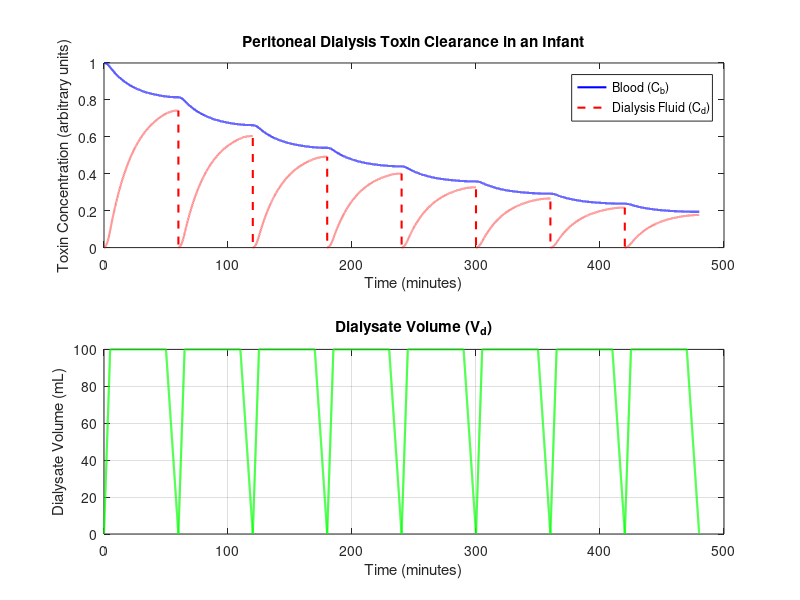

Recreate this plot in MATLAB.
% Realistic Parameters for Infant
blood_vol = 80; % ml/kg
dialysate_vol = 20; % ml/kg
infant_weight = 5; % kg

V_b_max = blood_vol * infant_weight;             % Blood volume in mL
V_d_max = dialysate_vol * infant_weight;         % Dialysis fluid volume in mL
k = 0.01;                                        % Diffusion rate constant (mL/min)
C_b0 = 1;                                      % Initial blood toxin concentration (arbitrary units)
num_cycles = 8;                                 % Number of dialysis cycles
fill_duration = 5;                               % Fill phase duration (minutes)
dwell_duration = 45;                             % Dwell phase duration (minutes)
drain_duration = 10;                             % Drain phase duration (minutes)

% Time settings
dt = 0.01;                                        % Time step (minutes)
total_time = (fill_duration + dwell_duration + drain_duration) * num_cycles;
time = 0:dt:total_time;                          % Total time vector

% Initialize concentrations and dialysate volume
C_b = [];                                        % Blood concentration over time
C_d = [];                                        % Dialysis fluid concentration over time
V_d = [];                                        % Dialysate volume over time

% Initial conditions
C_b_current = C_b0;                              % Initial blood toxin concentration
C_d_current = 0;                                 % Initial dialysis fluid toxin concentration
V_d_current = 0;                                 % Initial dialysate volume (at 0)

% Concentration update function
update_concentration = @(C_b_current, C_d_current, V_d_current, V_d_max) ...
    deal( ...
        C_b_current - k * (V_d_current / V_d_max) * (C_b_current - C_d_current) * dt, ...
        C_d_current + (V_b_max / V_d_max) * k * (C_b_current - C_d_current) * (V_d_current / V_d_max) * dt ...
    );

% Simulation loop for each cycle
for cycle = 1:num_cycles
    % Fill phase
    for t = 0:dt:fill_duration
        [C_b_current, C_d_current] = update_concentration(C_b_current, C_d_current, V_d_current, V_d_max);
        C_b = [C_b, C_b_current];
        C_d = [C_d, C_d_current];
        V_d_current = min(V_d_max, V_d_current + (V_d_max / fill_duration) * dt);  % Increment until max volume
        V_d = [V_d, V_d_current];  % Store dialysate volume
    end
    
    % Dwell phase (Dialysate volume stays constant)
    for t = 0:dt:dwell_duration
        [C_b_current, C_d_current] = update_concentration(C_b_current, C_d_current, V_d_current, V_d_max);
        C_b = [C_b, C_b_current];
        C_d = [C_d, C_d_current];
        V_d = [V_d, V_d_current];  % Dialysate volume constant
    end
    
    % Drain phase (Dialysate volume decreases)
    for t = 0:dt:drain_duration
        [C_b_current, C_d_current] = update_concentration(C_b_current, C_d_current, V_d_current, V_d_max);
        C_b = [C_b, C_b_current];
        C_d = [C_d, C_d_current];
        V_d_current = max(0.01, V_d_current - (V_d_max / drain_duration) * dt);  % Decrease dialysate volume
        V_d = [V_d, V_d_current];  % Store dialysate volume
    end
    
    % Reset dialysis fluid concentration for next cycle
    C_d_current = 0;
end

% Generate a new time vector matching the size of C_b, C_d, and V_d_current
time_b = linspace(0, total_time, length(C_b)); % Ensure time matches C_b's length
time_d = linspace(0, total_time, length(V_d)); % Ensure time matches V_d's length

% Plotting the results
figure;

% Blood concentration plot
subplot(2,1,1);
plot(time_b, C_b, 'b', 'LineWidth', 1.5); hold on;
plot(time_b, C_d, 'r--', 'LineWidth', 1.5);
xlabel('Time (minutes)');
ylabel('Toxin Concentration (arbitrary units)');
legend('Blood (C_b)', 'Dialysis Fluid (C_d)');
title('Peritoneal Dialysis Toxin Clearance in an Infant');

% Dialysate volume plot
subplot(2,1,2);
plot(time_d, V_d, 'g', 'LineWidth', 1.5);
xlabel('Time (minutes)');
ylabel('Dialysate Volume (mL)');
title('Dialysate Volume (V_d)');
grid on;
